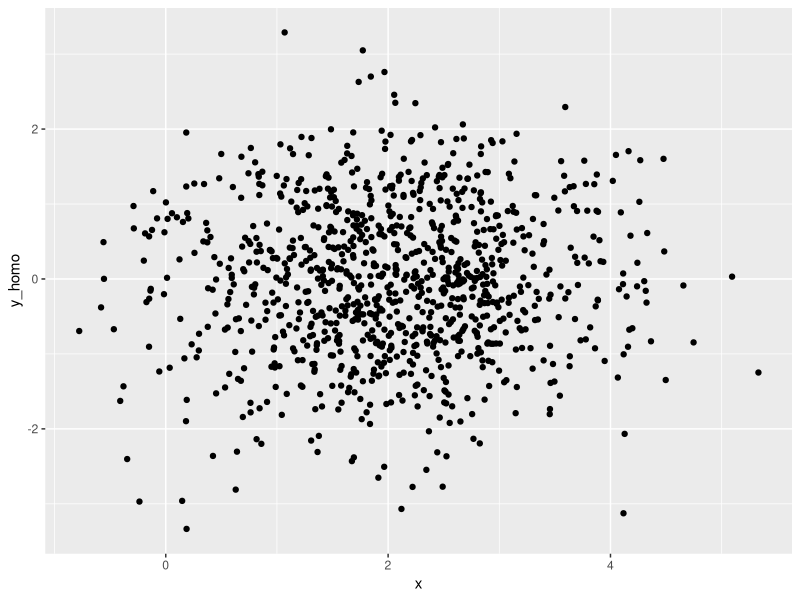
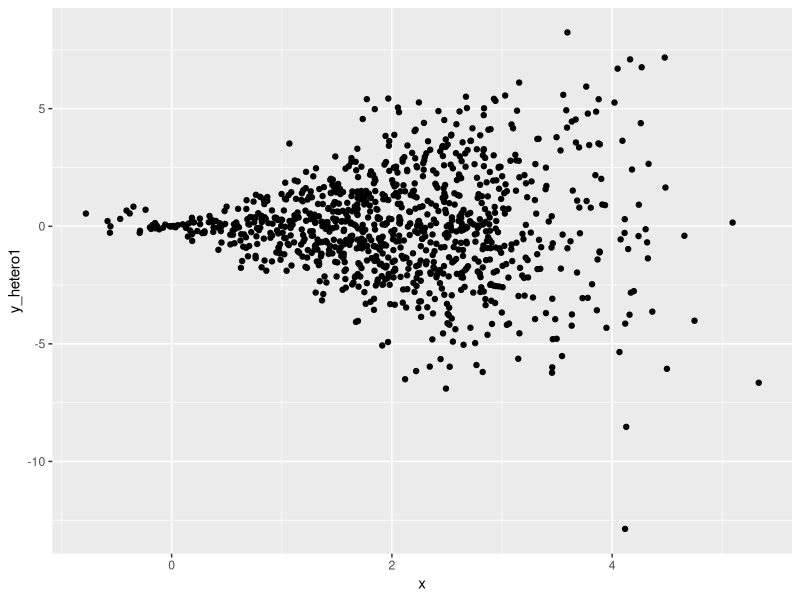
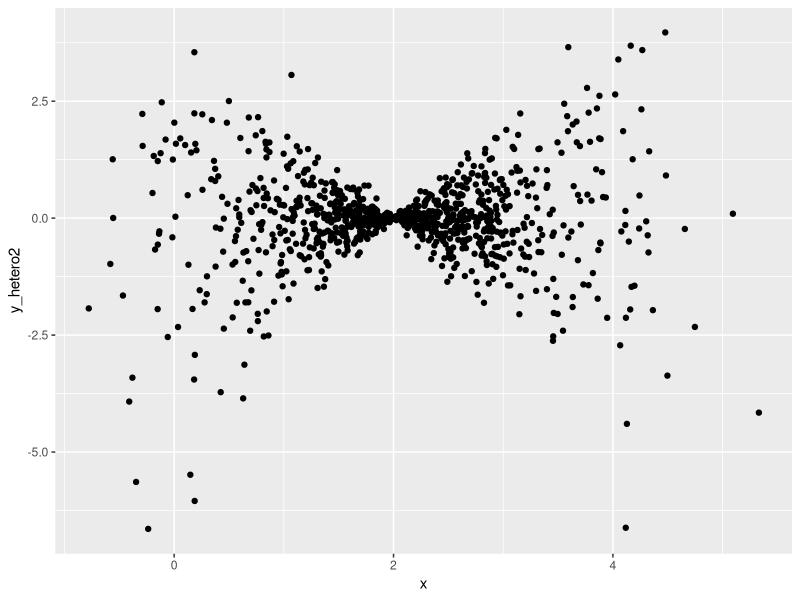
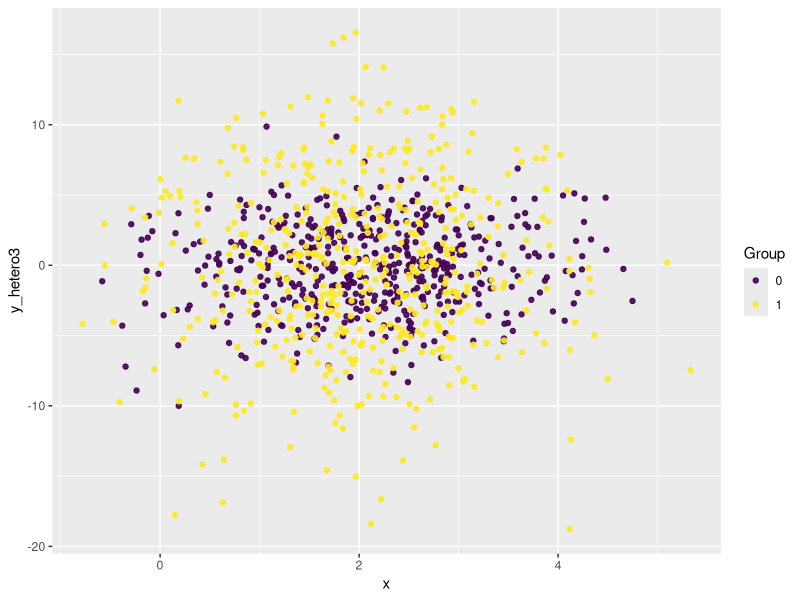

Write the R code that produced these figures, in order.
## ---- chunk 1
library(tidyverse)

set.seed(12345)
n=1000
data = tibble(
  x=rnorm(n, 2, 1),
  group=c(rep(0,n/2), rep(1,n/2)),
  error = rnorm(n, 0, 1),
  y_homo =  error,
  y_hetero1= error*x,
  y_hetero2= error*abs(x-2),
  y_hetero3= error*(group+1)*3,  
) 
# Optional: Save the data to a CSV file
#write_csv(data, file="Data_Heteroskedasticity.csv")
## ---- chunk 2
ggplot(data=data, aes(x=x, y=y_homo)) +
  geom_point()
## ---- chunk 3
ggplot(data=data, aes(x=x, y=y_hetero1)) +
  geom_point()
## ---- chunk 4
ggplot(data=data, aes(x=x, y=y_hetero2)) +
  geom_point()
## ---- chunk 5
ggplot(data=data, aes(x=x, y=y_hetero3, color=factor(group))) +
  geom_point(alpha=0.9) +
  scale_color_manual(
      values = viridisLite::viridis(2)
   ) +
  labs(
    color = "Group"
  )
  theme(
    legend.position = "bottom"
  )
